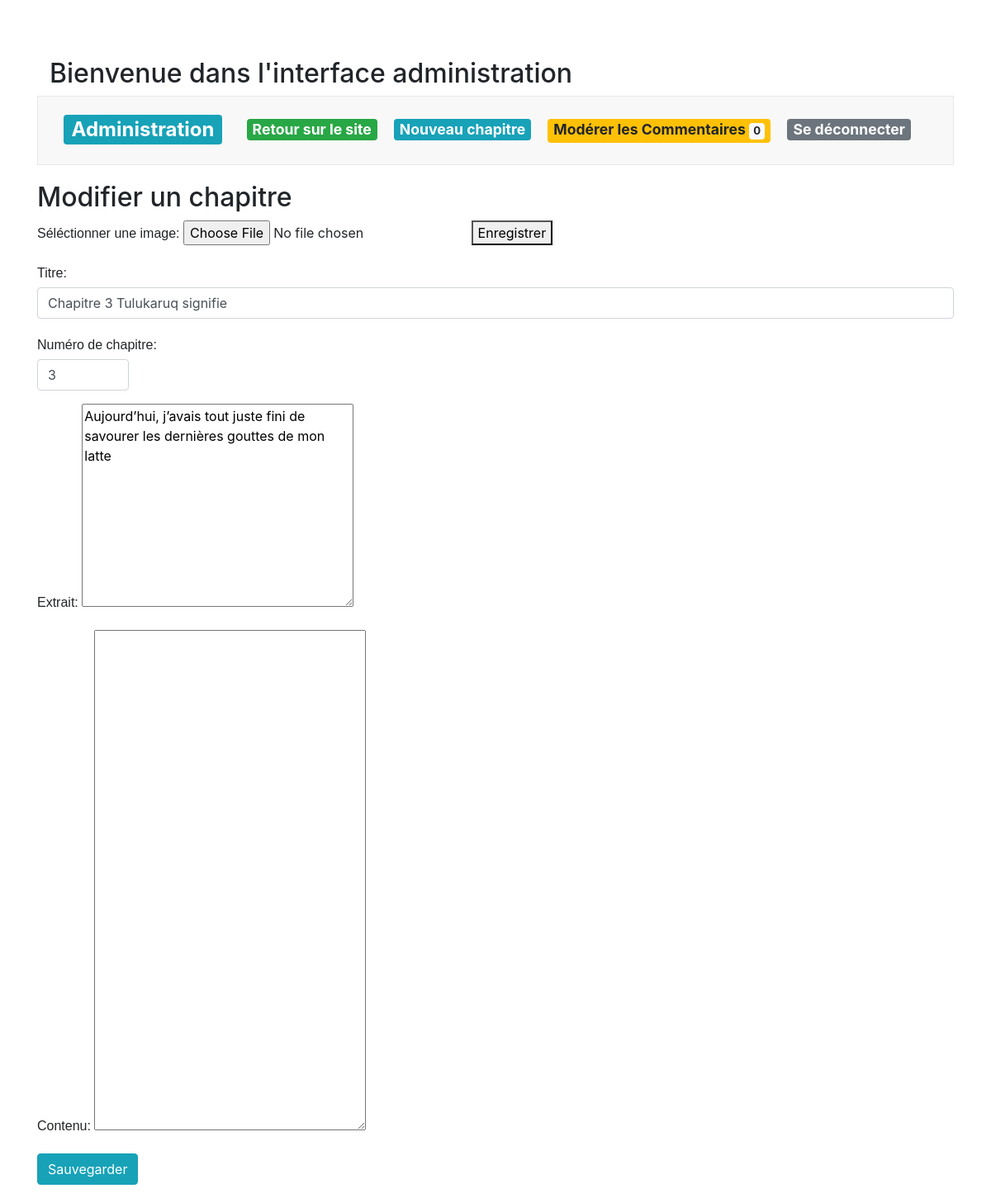
/index.php?action=getPostUpdate&id_chapitre=6 (signed in), run on an earlier commit of the app's database.
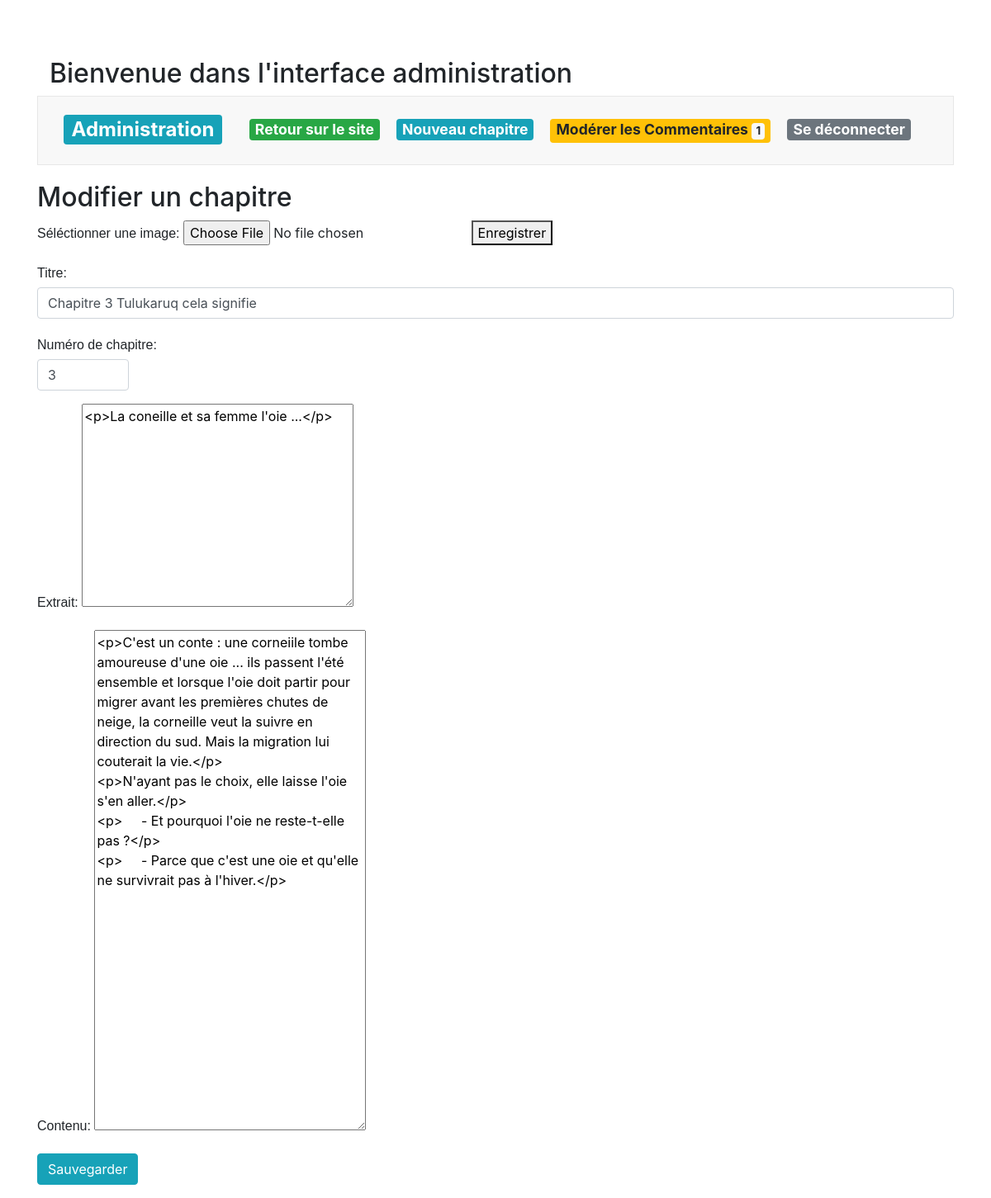
And on a later commit of the database.
### tables this page shows
CREATE TABLE IF NOT EXISTS `chapitre` (
  `id_chapitre` int(11) NOT NULL AUTO_INCREMENT,
  `titre` varchar(255) NOT NULL,
  `numchapitre` int(11) NOT NULL,
  `extrait` text NOT NULL,
  `contenu_chapitre` text NOT NULL,
  `date_publication` datetime NOT NULL,
  `image` varchar(500) DEFAULT NULL,
  `publier` int(3) NOT NULL,
  PRIMARY KEY (`id_chapitre`),
  UNIQUE KEY `numchapitre` (`numchapitre`),
  KEY `titre` (`titre`)
);

### src/view/View.php (called while the page is built, shortened)
<?php
class View
{
    private $path;
    public function __construct(string $path)
    {
        $this->path = $path;
    }
    public function render(string $templates, ?array $data) : void
    {
        require_once($this->path.$templates.'.html.php');
        $content=ob_get_clean();
        require_once($this->path.'layout.html.php');
    }
}

### src/controller/AdminController.php (called while the page is built, shortened)
<?php
class AdminController
{
    private $view;
    private $adminManager;
    private $chapitreManager;
    private $reportManager;
    private $session;
    public function __construct()
    {
        $this->view = new View('../templates/backoffice/');
        $this->adminManager = new AdminManager();
        $this->chapitreManager = new ChapitreManager();
        $this->reportManager = new ReportManager();
        $this->session = new Session();
    }
    public function getChapitre($idChapitre)
    {
        if(!isset($_SESSION['auth'])){
            $this->session->setFlash('danger', "Veuillez vous identifié pour accéder a l\'administration'");
            header('Location: index.php?action=login');
            exit();
        }
        else{
            $post = $this->adminManager->getPostUpdate($idChapitre);
            $countReportedComments = $this->reportManager->getReportedComments();
            $episode = $this->chapitreManager->findChapitreAdmin($idChapitre);
        }
        $this->view->render('updateChapitre',[
            'post'=>$post,
            'episode'=>$episode,
            'session'=> $this->session,
            'countReportedComments'=>$countReportedComments
        ], null);
    }
}

### src/model/ChapitreManager.php (called while the page is built, shortened)
<?php
class ChapitreManager
{
    private $db;
    public function __construct()
    {
        $this->db = (new DbConnect())->connectToDb();
    }
    public function findChapitreAdmin(int $idChapitre) : ?array
    {
        $req = $this->db->prepare('SELECT id_chapitre, titre, numchapitre, image, contenu_chapitre, publier,
                           DATE_FORMAT(date_publication, \'%d/%m/%Y à %Hh%imin%ss\') AS date_publication_fr FROM chapitre
                           WHERE id_chapitre = :idchapitre');
        $req->execute(['idchapitre'=>$idChapitre]);
        $episodes = $req->fetch();
        return $episodes === false ? null : $episodes;
    }
}

### src/Tools/DbConnect.php (called while the page is built, shortened)
<?php
class DbConnect {
    public function connectToDb()
    {
        try
        {
            $this->db = new \PDO('mysql:host=localhost;dbname=projet4;charset=utf8', 'root', '');
            return $this->db;
        }
        catch(Exception $e)
        {
            die('Erreur : '.$e->getMessage());
        }
    }
}

### src/model/AdminManager.php (called while the page is built, shortened)
<?php
class AdminManager
{
    private $db;
    public function __construct()
    {
        $this->db = (new DbConnect())->connectToDb();
    }
    function getPostUpdate(int $idChapitre) {
        $req = $this->db->prepare('SELECT id_chapitre, titre, extrait, contenu_chapitre, numchapitre,
         DATE_FORMAT(date_publication, \'%d/%m/%Y à %Hh%imin%ss\') AS date_publication_fr FROM chapitre WHERE id_chapitre = :idchapitre');
        $req->execute(['idchapitre'=>$idChapitre]);
        return $req->fetch();
    }
}

### templates/backoffice/updateChapitre.html.php (the view, shortened to what the changed rows need)
<div class="row justify-content-center">
    <form action="index.php?action=updateChapitre&id_chapitre=<?=$data['episode']['id_chapitre']?>" class="col-lg-12"
        method="POST" enctype="multipart/form-data">
        <h2 id="modifier">Modifier un chapitre</h2>
        <div class="form-group">
            <label for="file">Séléctionner une image:</label>
            <input type="file" name="uploaded_file" id="uploaded_file">
            <button type="submit" name="submit">Enregistrer</button>
        </div>
        <div class="form-group">
            <label for="texte">Titre: </label>
            <input id="text" type="text" name="titre" class="form-control" value="<?=$data['post']['titre']?>"
                maxlength="255">
        </div>
        <div class="form-group">
            <label for="number">Numéro de chapitre: </label>
            <input id="number" type="number" name="numchapitre" class="form-control" value="<?=$data['post']['numchapitre']?>">
        </div>
        <div class="form-group">
            <label for="textarea">Extrait:</label>
            <textarea name="extrait"  cols="30" rows="10"><?=$data['post']['extrait']?></textarea>
        </div>
        <div class="form-group">
            <label for="textarea">Contenu: </label>
            <textarea name="contenu_chapitre" cols="30"
                rows="25"><?=$data['post']['contenu_chapitre']?></textarea>
        </div>
        <?php
        if((int)$data['episode']['publier'] !== 0){?>
            <div class="form-group">
                <button type="submit" formaction="index.php?action=updateChapitre&id_chapitre=<?=$data['episode']['id_chapitre']?>"
                class="btn btn-info">Sauvegarder</button>
            </div>
        <?php
        }
        ?>
    </form>
</div>

### templates/backoffice/layout.html.php (shortened to what the changed rows need)
<!DOCTYPE html>
<html lang="fr">
<head>
    <link rel="stylesheet" href="https://use.fontawesome.com/releases/v5.7.2/css/all.css"
>
    <link rel="stylesheet" href="css/back/style.css">
    <link href="https://stackpath.bootstrapcdn.com/bootstrap/4.5.2/css/bootstrap.min.css" rel="stylesheet">
</head>
<body>
    <div class="container">
        <div class="row-home">
            <div class="col-lg-12">
                <article>
                    <h2>Bienvenue dans l'interface administration</h2>
                </article>
            </div>
        </div>
        <div class="navbar navbar-default navbar-fixed-top">
            <div class="container">
                <div class="navbar-header">
                    <h1 class="navbar-brand"><a href="index.php?action=admin"
                            class="badge badge-info">Administration</a></h1>
                </div>
                <ul class="nav nav-bar">
                    <li class="active"><a href="index.php"class="badge badge-success">Retour sur le site</a></li>
                    <li><a href="index.php?action=newChapitre" class="badge badge-info">Nouveau
                            chapitre</a></li>
                    <li><a href="index.php?action=moderateComment" class="badge badge-warning">Modérer les Commentaires
                            <span class="badge badge-light"><?= $data['countReportedComments'] ?></span>
                        </a></li>
                    <li><a href='index.php?action=logout' class="badge badge-secondary">Se déconnecter</a></li>
                </ul>
            </div>
        </div>
        <?= $content ?>
    </div>
</body>
</html>

What changed in the data, as far as the page shows it:
changed chapitre: extrait "Aujourd’hui, j’avais tout juste fini de savourer les dernières gouttes de mon latte" → "<p>La coneille et sa femme l'oie ...</p>"; contenu_chapitre (not shown) → "<p>C'est un conte : une corneiile tombe amoureuse d'une oie ... ils passent l'été ensemble et lorsque l'oie doit partir pour migrer avant les premières chutes de neige, la corneille veut la suivre en direction du sud. Mais la migration lui couterait la vie.</p> <p>N'ayant pas le choix, elle laisse l'oie s'en aller.</p> <p> - Et pourquoi l'oie ne reste-t-elle pas ?</p> <p> - Parce que c'est une oie et qu'elle ne survivrait pas à l'hiver.</p>"
Also different on the page:
$data['countReportedComments']: "0" → "1"
form field titre: "Chapitre 3 Tulukaruq signifie" → "Chapitre 3 Tulukaruq cela signifie"
